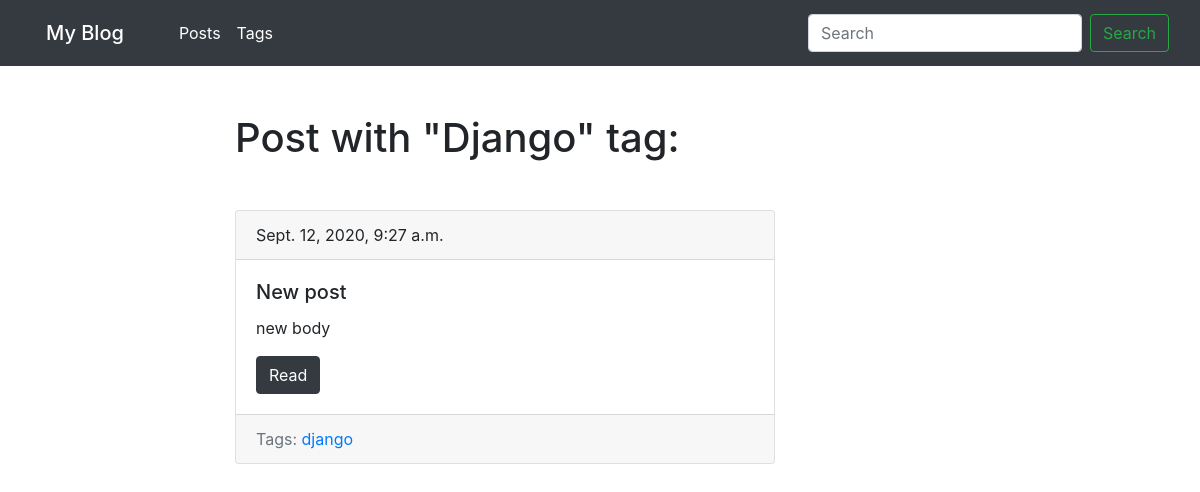
/blog/tag/django/, run on an earlier commit of the app's database.
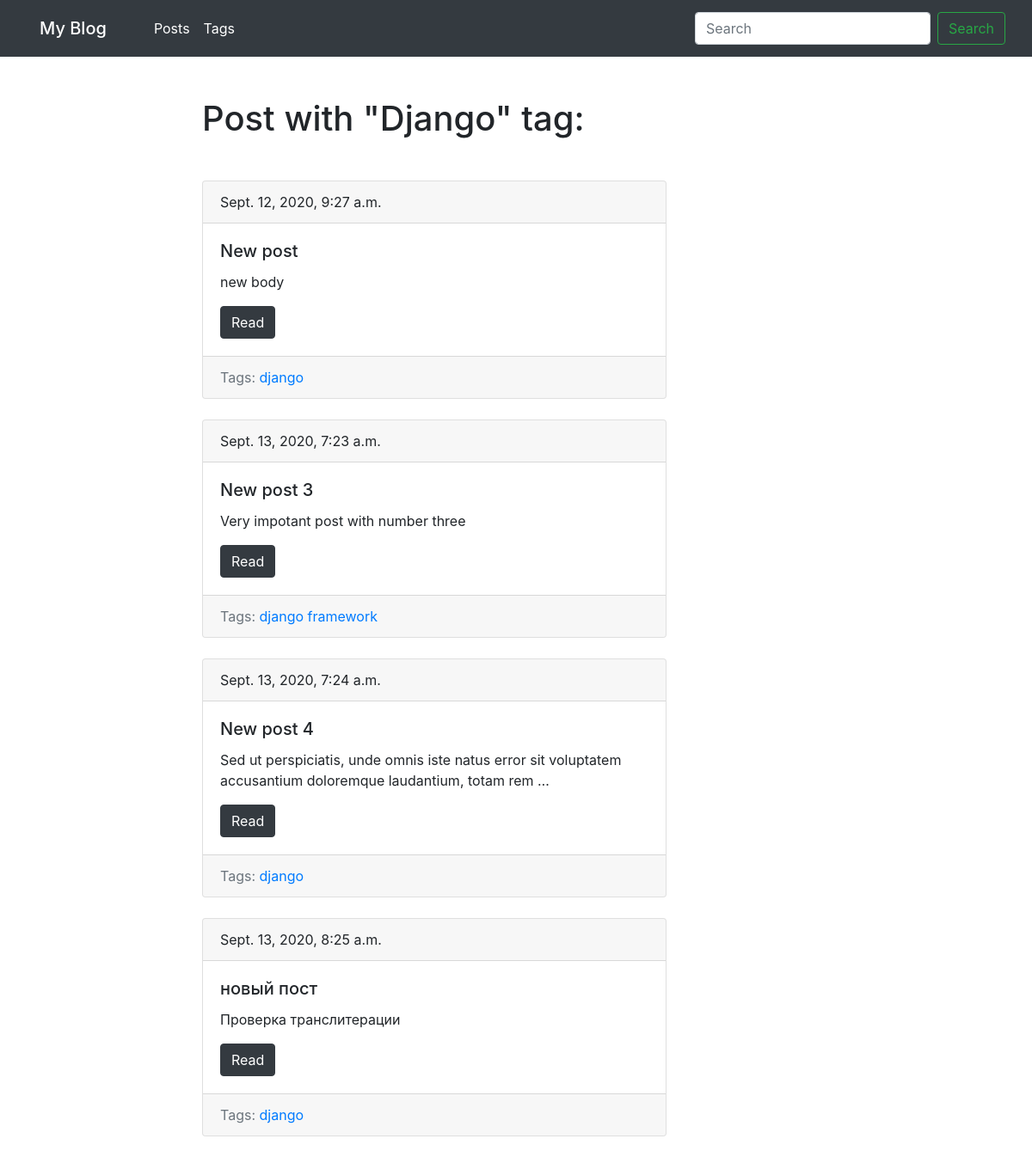
And on a later commit of the database.
### blog/models.py (models this page shows, shortened)
class Tag(models.Model):
    title = models.CharField(max_length=50)
    slug = models.SlugField(max_length=50, blank=True, unique=True)
    def get_absolute_url(self):
        return reverse('tag_detail_url', kwargs={'slug':self.slug})

class Post(models.Model):
    title = models.CharField(max_length=150, db_index=True)
    slug = models.SlugField(max_length=150, blank=True, unique=True)
    body = models.TextField(db_index=True)
    tags = models.ManyToManyField('Tag', blank=True, related_name='posts')
    date_pub = models.DateTimeField(auto_now_add=True)
    def get_absolute_url(self):
        return reverse('post_detail_url', kwargs={'slug':self.slug})

### blog/views.py (the view)
# urls.py: path('tag/<str:slug>/', TagDetail.as_view(), name='tag_detail_url'),
class TagDetail(ObjectDetailMixin, View):
    model = Tag
    template = 'blog/tag_detail.html'

### blog/utils.py (called while the page is built)
    def get(self, request, slug):
        obj = get_object_or_404(self.model, slug__iexact=slug)
        return render(request, self.template,
                      context={self.model.__name__.lower(): obj,
                               'admin_object': obj,
                               'detail': True})

### blog/templates/blog/tag_detail.html (shortened to what this page needs)
{% extends 'blog/baseblog.html' %}
{% block content %}
    <h1 class="mb-5">Post with "{{ tag.title|title }}" tag:</h1>
    {% for post in tag.posts.all %}
        {%  include 'blog/includes/post_card_template.html' %}
    {% endfor %}
{% endblock %}

### blog/templates/blog/baseblog.html (shortened to what this page needs)
{% extends 'base.html' %}

### templates/base.html (shortened to what this page needs)
{% load static %}
<!doctype html>
<html lang="en">
<head>
    <link rel="stylesheet" href="https://stackpath.bootstrapcdn.com/bootstrap/4.5.2/css/bootstrap.min.css">
    <link rel="stylesheet" href="{% static 'css/styles.css' %}">
</head>
<body>
<nav class="navbar navbar-expand-lg navbar-dark bg-dark">
  <div class="container-fluid">
    <a class="navbar-brand" href="{% url 'posts_list_url' %}">
        <div class="container-fluid">
            <span class="navbar-brand mb-0 h1">My Blog</span>
        </div>
    </a>
    <div class="collapse navbar-collapse" id="navbarSupportedContent">
      <ul class="navbar-nav mr-auto mb-2 mb-lg-0">
        <li class="nav-item">
          <a class="nav-link active" aria-current="page" href="{% url 'posts_list_url' %}">Posts</a>
        </li>
        <li class="nav-item">
          <a class="nav-link active" aria-current="page" href="{% url 'tags_list_url' %}">Tags</a>
        </li>
      </ul>
      <form class="d-flex">
        <input class="form-control mr-2" type="search" placeholder="Search" aria-label="Search">
        <button class="btn btn-outline-success" type="submit">Search</button>
      </form>
    </div>
  </div>
</nav>
<div class="container mt-5">
    <div class="row">
        <div class="col-6 offset-md-2">
        {%  block content %}{% endblock %}
        </div>
    </div>
</div>
</body>
</html>

### blog/templates/blog/includes/post_card_template.html
<div class="card mb-4">
    <div class="card-header">
        {{ post.date_pub }}
    </div>
    <div class="card-body">
        <h5 class="card-title">{{ post.title }}</h5>
        <p class="card-text">{{ post.body|truncatewords:15 }}</p>
        <a href="{{ post.get_absolute_url }}" class="btn btn-dark">Read</a>
    </div>
     <div class="card-footer text-muted">
            Tags:
         {% for tag in post.tags.all %}
                <a href="{{ tag.get_absolute_url }}">{{ tag.title }}</a>
         {% endfor %}
    </div>
</div>

What changed in the data, as far as the page shows it:
added Post: date_pub "Sept. 13, 2020, 7:23 a.m.", title "New post 3", body "Very impotant post with number three", Tag (title "django")
now on this page (row unchanged): Tag: title "framework", shown under "Sept. 13, 2020, 7:23 a.m."
added Post: date_pub "Sept. 13, 2020, 7:24 a.m.", title "New post 4", body "Sed ut perspiciatis, unde omnis iste natus error sit voluptatem accusantium doloremque laudantium, totam rem …", Tag (title "django")
added Post: date_pub "Sept. 13, 2020, 8:25 a.m.", title "новый пост", body "Проверка транслитерации", Tag (title "django")
